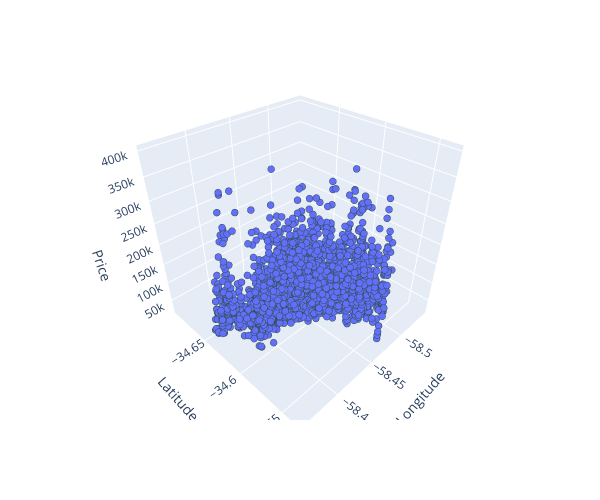

Notebook code for this chart:
### Markdown cell above
a 3D scatter plot

### Code cell
fig = px.scatter_3d(
    df,
    x="lon",                    # longitude on the x-axis
    y="lat",                    # latitude on the y-axis
    z="price_aprox_usd",        # price on the z-axis (height)
    labels={"lon": "Longitude", "lat": "Latitude", "price_aprox_usd": "Price"},
    width=600,
    height=500,
)

fig.update_traces(
    marker={"size": 4, "line": {"width": 2, "color": "DarkSlateGrey"}},
    selector={"mode": "markers"},
)

fig.show()

### Figure 1 — Plotly figure (JSON) as saved in the notebook; plotly's stock layout.template omitted (floating-point values rounded to 4 significant figures; data arrays with more than 128 entries replaced by an {"elided": "..."} marker saying what was removed)
{"data": [{"hovertemplate": "Longitude=%{x}<br>Latitude=%{y}<br>Price=%{z}<extra></extra>", "legendgroup": "", "marker": {"color": "#636efa", "line": {"color": "DarkSlateGrey", "width": 2}, "size": 4, "symbol": "circle"}, "mode": "markers", "name": "", "scene": "scene", "showlegend": false, "type": "scatter3d", "x": {"elided": "2658 float values"}, "y": {"elided": "2658 float values"}, "z": {"elided": "2658 float values"}}], "layout": {"height": 500, "legend": {"tracegroupgap": 0}, "margin": {"t": 60}, "scene": {"domain": {"x": [0, 1], "y": [0, 1]}, "xaxis": {"title": {"text": "Longitude"}}, "yaxis": {"title": {"text": "Latitude"}}, "zaxis": {"title": {"text": "Price"}}}, "width": 600}}
